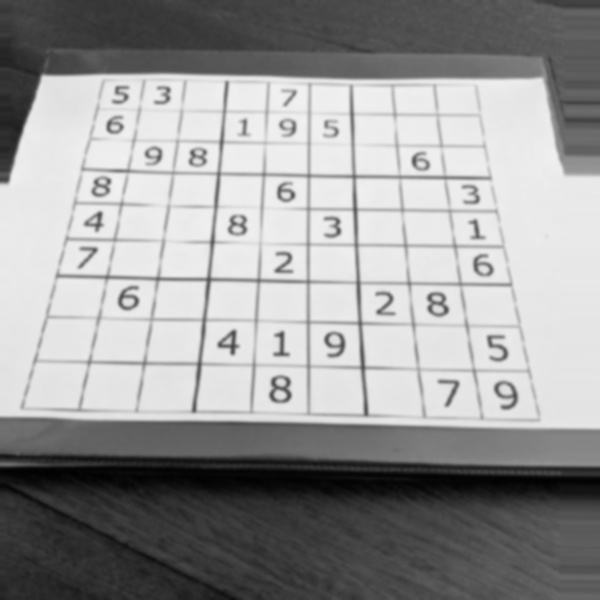
#> input picture images/example_2.jpeg, 600 x 600 px
$ python -i sudoku_locator.py   (imports and definitions only)
#> lines starting #> are read from the running program, lines starting #| are printed output that depends on the picture; after the words box and inside, x2 and y2 are one past the last pixel; in counts of white or black regions, pixels touching at a corner belong together
#> further down, picture is the input picture: shape (600, 600, 3); min 1, max 242, mean 153.5
"""
Define the class SudokuLocator
"""
import operator
import cv2
import numpy as np


class SudokuLocator:
    """
    Detect and locate a sudoku on an input image.
    Define if sudoku is sufficiently visible.
    Unwarp it to feed it later to our neural network.
    """

    def __init__(self, img, debug=False):
#> called with debug = False
        self.img = img
        self.debug = debug
        self.img_grayscale = cv2.cvtColor(img, cv2.COLOR_BGR2GRAY)

        # Basic opencv functions to denoise and spot corners of the sudoku
        proc = cv2.GaussianBlur(self.img_grayscale.copy(), (9, 9), 0)
        proc = cv2.adaptiveThreshold(
            proc, 255, cv2.ADAPTIVE_THRESH_GAUSSIAN_C, cv2.THRESH_BINARY, 11, 2
        )
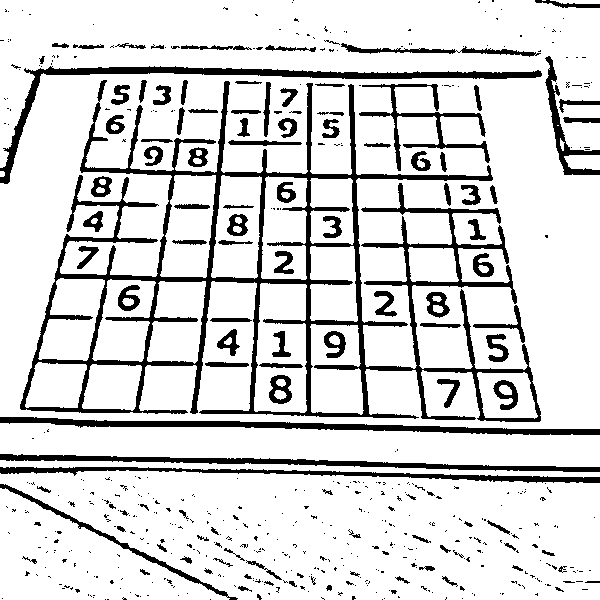
#> proc: shape (600, 600); 84.5% white; 547 black regions (430 under 20 px), largest, box (x1, y1, x2, y2) and area: (20, 80, 541, 422) 22746, (0, 66, 542, 184) 4099, (0, 417, 600, 435) 3533

        proc = cv2.bitwise_not(proc, proc)
        kernel = np.array([[0.0, 1.0, 0.0], [1.0, 1.0, 1.0], [0.0, 1.0, 0.0]], np.uint8)
        proc = cv2.dilate(proc, kernel)
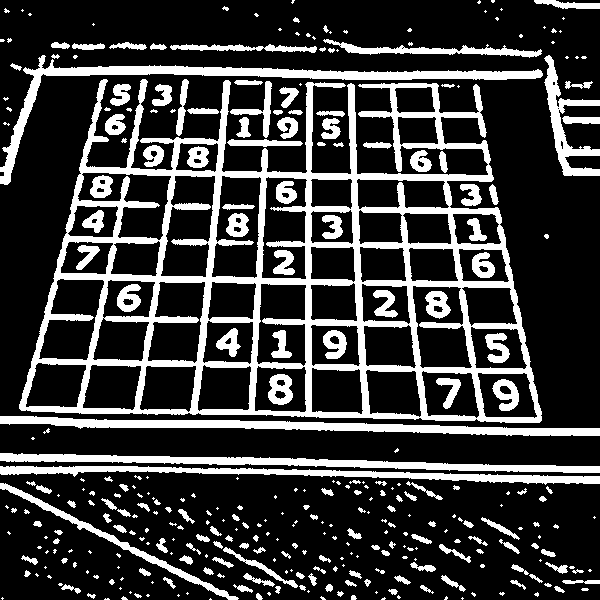
#> proc: shape (600, 600); 23.2% white; 348 white regions (171 under 20 px)

        # cv2.imshow("Processed image", proc)
        # cv2.waitKey(0)

        contours, _ = cv2.findContours(
            proc.copy(), cv2.RETR_EXTERNAL, cv2.CHAIN_APPROX_SIMPLE
        )
#> contours = 327 contours, 216 with area under 20; largest, box (x1, y1, x2, y2) and area: (19, 79, 542, 423) 121261, (0, 55, 543, 185) 4794, (0, 416, 600, 436) 4127, (0, 453, 600, 473) 3648, (0, 466, 600, 485) 3220
        contours = sorted(contours, key=cv2.contourArea, reverse=True)
        polygon = contours[0]
#> polygon = contour of 1034 points, box (x1, y1, x2, y2) (19, 79, 542, 423), area 121261

        bottom_right, _ = max(
            enumerate([pt[0][0] + pt[0][1] for pt in polygon]),
            key=operator.itemgetter(1),
        )
#> bottom_right = 288
        top_left, _ = min(
            enumerate([pt[0][0] + pt[0][1] for pt in polygon]),
            key=operator.itemgetter(1),
        )
#> top_left = 2
        bottom_left, _ = min(
            enumerate([pt[0][0] - pt[0][1] for pt in polygon]),
            key=operator.itemgetter(1),
        )
#> bottom_left = 186
        top_right, _ = max(
            enumerate([pt[0][0] - pt[0][1] for pt in polygon]),
            key=operator.itemgetter(1),
        )
#> top_right = 490

        # 4 corners of the sudoku in the image coordinate
        self.corners = [
            polygon[top_left][0] + [5, 5],
            polygon[top_right][0] + [-5, 5],
            polygon[bottom_right][0] + [-5, -5],
            polygon[bottom_left][0] + [5, -5],
        ]
#> self.corners = [[106, 85], [474, 92], [534, 417], [24, 403]]

        src = np.array(self.corners, dtype="float32")
#> src = [[106, 85], [474, 92], [534, 417], [24, 403]]
        self.side = max(
            [
                np.linalg.norm(self.corners[0] - self.corners[3]),
                np.linalg.norm(self.corners[1] - self.corners[2]),
                np.linalg.norm(self.corners[0] - self.corners[2]),
                np.linalg.norm(self.corners[1] - self.corners[3]),
            ]
        )
#> self.side = 547

        dst = np.array(
            [
                [0, 0],
                [self.side - 1, 0],
                [self.side - 1, self.side - 1],
                [0, self.side - 1],
            ],
            dtype="float32",
        )
#> dst = [[0, 0], [546, 0], [546, 546], [0, 546]]

        # define warp matrix between original image and the sudoku submask
        self.warp_matrix = cv2.getPerspectiveTransform(src, dst)
#> self.warp_matrix = [[1.66, 0.429, -212.6], [-0.0501, 2.64, -218.7], [3.74e-06, 0.00135, 1]]

    # [116 lines left out: functions has_four_corners_spread_out, has_sudoku_with_visibility, has_sudoku, get_center, get_max_side, get_min_side and 1 more, not called in this run]

    def unwarp(self):
        """Unwarp the image based on the warp matrix"""

        # Unwarp
        unwarped = cv2.warpPerspective(
            self.img_grayscale, self.warp_matrix, (int(self.side), int(self.side))
        )
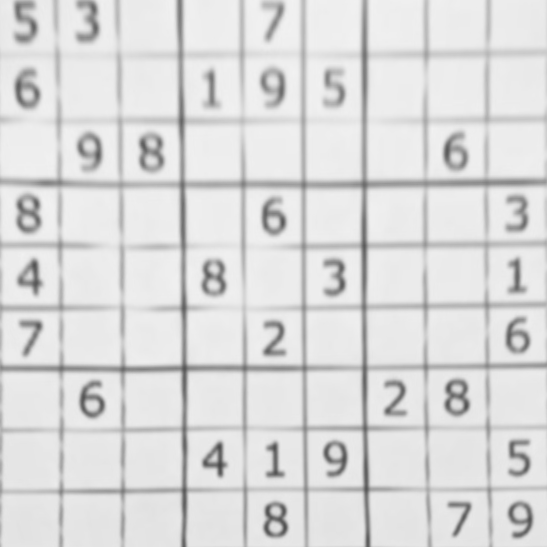
#> unwarped: shape (547, 547); min 72, max 242, mean 219.2

        if self.debug:
            cv2.imshow("Warped image", unwarped)
            cv2.waitKey(0)

        return unwarped

    # [76 lines left out: function render, not called in this run]

>>> import cv2
>>> picture = cv2.imread('images/example_2.jpeg')
>>> result = SudokuLocator(picture).unwarp()
